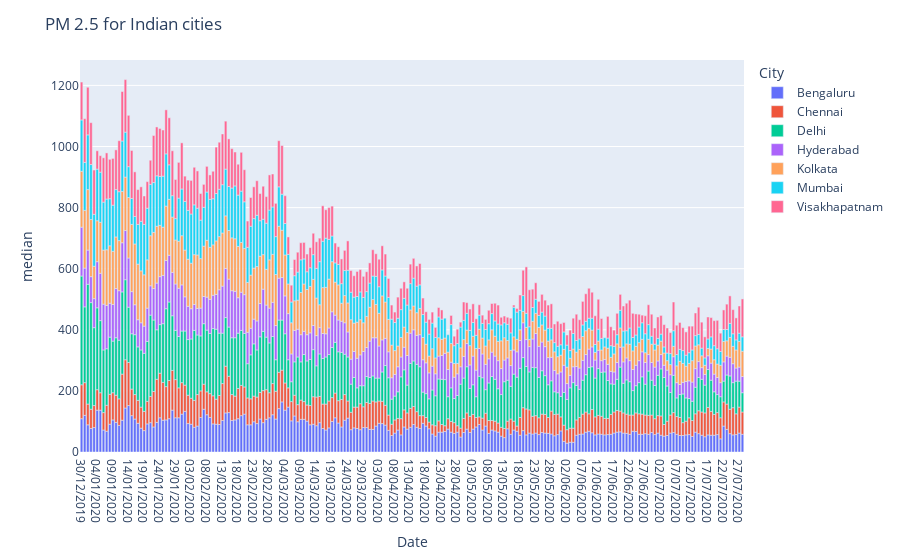

Notebook code cell kept with this figure:
### Markdown cell above
Lets make a simple bar chart

### Code cell
fig=px.bar(df1,'Date','median',color='City')
fig.update_layout(title="PM 2.5 for Indian cities")
fig.show()
fig.write_image("pm2.5_barchart.png")

### Figure 1 — Plotly figure (JSON) as saved in the notebook; plotly's stock layout.template omitted (floating-point values rounded to 4 significant figures; data arrays with more than 128 entries replaced by an {"elided": "..."} marker saying what was removed)
{"data": [{"alignmentgroup": "True", "hovertemplate": "City=Bengaluru<br>Date=%{x}<br>median=%{y}<extra></extra>", "legendgroup": "Bengaluru", "marker": {"color": "#636efa"}, "name": "Bengaluru", "offsetgroup": "Bengaluru", "orientation": "v", "showlegend": true, "textposition": "auto", "type": "bar", "x": {"elided": "212 str values"}, "xaxis": "x", "y": {"elided": "212 int values"}, "yaxis": "y"}, {"alignmentgroup": "True", "hovertemplate": "City=Chennai<br>Date=%{x}<br>median=%{y}<extra></extra>", "legendgroup": "Chennai", "marker": {"color": "#EF553B"}, "name": "Chennai", "offsetgroup": "Chennai", "orientation": "v", "showlegend": true, "textposition": "auto", "type": "bar", "x": {"elided": "212 str values"}, "xaxis": "x", "y": {"elided": "212 int values"}, "yaxis": "y"}, {"alignmentgroup": "True", "hovertemplate": "City=Delhi<br>Date=%{x}<br>median=%{y}<extra></extra>", "legendgroup": "Delhi", "marker": {"color": "#00cc96"}, "name": "Delhi", "offsetgroup": "Delhi", "orientation": "v", "showlegend": true, "textposition": "auto", "type": "bar", "x": {"elided": "212 str values"}, "xaxis": "x", "y": {"elided": "212 int values"}, "yaxis": "y"}, {"alignmentgroup": "True", "hovertemplate": "City=Hyderabad<br>Date=%{x}<br>median=%{y}<extra></extra>", "legendgroup": "Hyderabad", "marker": {"color": "#ab63fa"}, "name": "Hyderabad", "offsetgroup": "Hyderabad", "orientation": "v", "showlegend": true, "textposition": "auto", "type": "bar", "x": {"elided": "212 str values"}, "xaxis": "x", "y": {"elided": "212 int values"}, "yaxis": "y"}, {"alignmentgroup": "True", "hovertemplate": "City=Kolkata<br>Date=%{x}<br>median=%{y}<extra></extra>", "legendgroup": "Kolkata", "marker": {"color": "#FFA15A"}, "name": "Kolkata", "offsetgroup": "Kolkata", "orientation": "v", "showlegend": true, "textposition": "auto", "type": "bar", "x": {"elided": "212 str values"}, "xaxis": "x", "y": {"elided": "212 int values"}, "yaxis": "y"}, {"alignmentgroup": "True", "hovertemplate": "City=Mumbai<br>Date=%{x}<br>median=%{y}<extra></extra>", "legendgroup": "Mumbai", "marker": {"color": "#19d3f3"}, "name": "Mumbai", "offsetgroup": "Mumbai", "orientation": "v", "showlegend": true, "textposition": "auto", "type": "bar", "x": {"elided": "212 str values"}, "xaxis": "x", "y": {"elided": "212 int values"}, "yaxis": "y"}, {"alignmentgroup": "True", "hovertemplate": "City=Visakhapatnam<br>Date=%{x}<br>median=%{y}<extra></extra>", "legendgroup": "Visakhapatnam", "marker": {"color": "#FF6692"}, "name": "Visakhapatnam", "offsetgroup": "Visakhapatnam", "orientation": "v", "showlegend": true, "textposition": "auto", "type": "bar", "x": {"elided": "209 str values"}, "xaxis": "x", "y": {"elided": "209 int values"}, "yaxis": "y"}], "layout": {"autosize": true, "barmode": "relative", "legend": {"title": {"text": "City"}, "tracegroupgap": 0}, "margin": {"t": 60}, "title": {"text": "PM 2.5 for Indian cities"}, "xaxis": {"anchor": "y", "autorange": true, "domain": [0, 1], "range": [-0.5, 211.5], "title": {"text": "Date"}, "type": "category"}, "yaxis": {"anchor": "x", "autorange": true, "domain": [0, 1], "range": [0, 1283.0], "title": {"text": "median"}, "type": "linear"}}}
